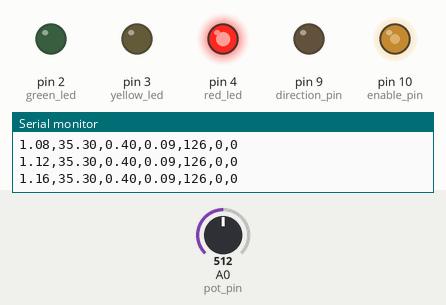
Bench run of a sketch on a simulated Arduino Uno, built with avr-gcc and run on an emulated ATmega328P. Shown: output pins drawn as LEDs (lit = HIGH), the last lines printed to the serial monitor. The test bench sets the inputs (shaded band); at power-on: A0 (pot_pin) = 512. At 6.6 s the program stops and its outputs stay as they are.

Above: at 1.7 s.
1.8 s: A0 (pot_pin) set to 716
At 2.6 s:
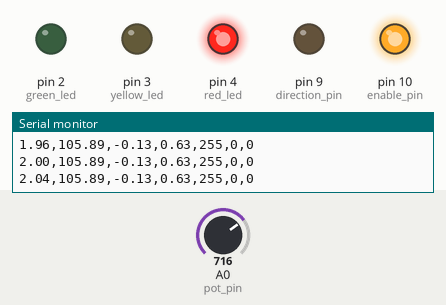
3.3 s: A0 (pot_pin) set to 306
At 6.8 s:
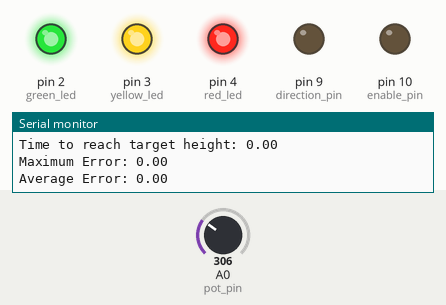
Timing chart, 0 to 8.1 s (numbered marks = the images above; inputs shaded):
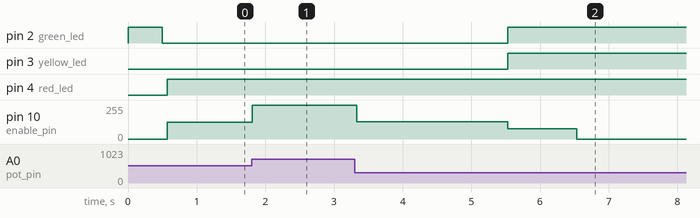

The sketch:

drone_controller.ino
```cpp
/*
--------------------------------------------
-------- MECH1010 Coursework 2024 --------
-------- Name:  William Cook
-------- Username:  mlsv9213
--------------------------------------------
*/

// Pin Definitions
const int pot_pin = A0;
const int enable_pin = 10;
const int direction_pin = 9;
const int green_led = 2;
const int yellow_led = 3;
const int red_led = 4;

// Constants
const float target_height = 0.491; // metres (horizontal)
const float beam_length = 0.491;   // pivot to propeller
const float angle_m = 0.346;
const float angle_c = -141.85;

const float Kp = 1400.0;
const int control_frequency = 25; // Hz
const unsigned long loop_interval = 1000 / control_frequency;
const float acceptable_error = 0.03;

// Variables
unsigned long start_time = 0;
unsigned long last_loop_time = 0;

float angle = 0.0;
float height = 0.0;
float error = 0.0;

bool reached_target = false;
float first_reach_time = 0.0;
float max_error = 0.0;
float error_sum = 0.0;
int sample_count = 0;

int stable_counter = 0;
const int stable_threshold_frames = 12;

// Functions
  float readAngle() {
    int pot_value = analogRead(pot_pin);
    return angle_m * pot_value + angle_c;
  }

  float calculateHeight(float angle_deg) {
    return beam_length * cos(radians(angle_deg));
  }

  float computeControlSignal(float error) {
    return constrain(Kp * error, 0, 255);
  }

  void setLEDs(float error) {
    if (abs(error) <= acceptable_error) {
      digitalWrite(green_led, HIGH);
      digitalWrite(yellow_led, LOW);
      digitalWrite(red_led, LOW);
    } else if (error < -acceptable_error) {
      digitalWrite(green_led, LOW);
      digitalWrite(yellow_led, HIGH);
      digitalWrite(red_led, LOW);
    } else {
      digitalWrite(green_led, LOW);
      digitalWrite(yellow_led, LOW);
      digitalWrite(red_led, HIGH);
    }
  }

  void shutdownSequence() {
    digitalWrite(green_led, HIGH);
    digitalWrite(yellow_led, HIGH);
    digitalWrite(red_led, HIGH);

    analogWrite(enable_pin, (int)(0.3 * 255));
    delay(1000);
    analogWrite(enable_pin, 0);

    Serial.println("4. Shutdown");
    Serial.print("Time to reach target height: ");
    Serial.println(first_reach_time, 2);
    Serial.print("Maximum Error: ");
    Serial.println(max_error, 2);
    Serial.print("Average Error: ");
    Serial.println((sample_count > 0) ? error_sum / sample_count : 0.0, 2);
  }

void setup() {
  pinMode(pot_pin, INPUT);
  pinMode(enable_pin, OUTPUT);
  pinMode(direction_pin, OUTPUT);
  pinMode(green_led, OUTPUT);
  pinMode(yellow_led, OUTPUT);
  pinMode(red_led, OUTPUT);

  Serial.begin(9600);
  Serial.println("0. System Started");

  digitalWrite(green_led, HIGH);
  delay(500);
  digitalWrite(green_led, LOW);

  Serial.println("1. System Initiated");
  Serial.println("2. Controller Starting");
  Serial.println("Time,Angle,Height,Error,PWM,StableCount,Reached");

  digitalWrite(direction_pin, LOW); // push up
  start_time = millis();
  last_loop_time = millis();
}

void loop() {
  unsigned long current_time = millis();

  if ((current_time - start_time) < 5000) {
    if ((current_time - last_loop_time) >= loop_interval) {
      last_loop_time = current_time;

      float t = (current_time - start_time) / 1000.0;

      // Sensor Reading
      angle = readAngle();
      height = calculateHeight(angle);
      error = target_height - height;

      // Control Signal
      float control_signal = computeControlSignal(error);
      analogWrite(enable_pin, (int)control_signal);

      // LED Status
      setLEDs(error);

      // Debug Output
      Serial.print(t, 2);
      Serial.print(",");
      Serial.print(angle, 2);
      Serial.print(",");
      Serial.print(height, 2);
      Serial.print(",");
      Serial.print(error, 2);
      Serial.print(",");
      Serial.print((int)control_signal);
      Serial.print(",");
      Serial.print(stable_counter);
      Serial.print(",");
      Serial.println(reached_target);

      // Target Reached Check
      if (abs(error) <= acceptable_error) {
        stable_counter++;
      } else {
        stable_counter = 0;
      }

      if (!reached_target && stable_counter >= stable_threshold_frames) {
        reached_target = true;
        first_reach_time = t;
      }

      // Track Performance Stats
      if (reached_target) {
        max_error = max(max_error, abs(error));
        error_sum += abs(error);
        sample_count++;
      }
    }
  } else {
    shutdownSequence();
    while (true); // shutdown
  }

}
```

Measured:
- after the input at 1.8 s, pin 10 (enable_pin): 126/255 → 255/255 at once
